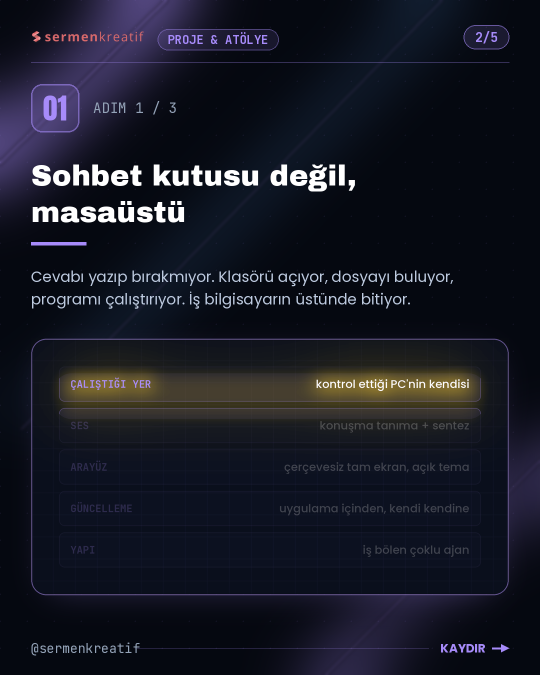
#> input picture 2026-09-29-atlas/2.png, 1080 x 1350 px, given in place of logo-yatay.png, which was not available (shown at 1/2 size)
$ python cekilis_afis.py ../2026-09-29-atlas/2.png
#> lines starting #> are read from the running program, lines starting #| are printed output that depends on the picture; pictures that were not available may be replaced by others from this repository, and a replacement may not be noted
### uret.py
#!/usr/bin/env python3
"""@sermenkreatif Instagram slayt üreticisi.

Kullanım:  python3 uret.py gonderi.json cikis_klasoru
JSON şeması için SEMA.md dosyasına bak.
"""
import json
import math
import os
import sys
from PIL import Image, ImageDraw, ImageFont, ImageFilter, ImageChops
from cizim import kutu, yuzey, golge

HERE = os.path.dirname(os.path.abspath(__file__))
F = os.path.join(HERE, "fonts") + "/"


def _srgb():
    """Instagram renk profilini yorumlamıyor; etiketsiz kare başka cihazda
    sönük çıkıyor. sRGB profilini kareye gömüyoruz."""
    try:
        from PIL import ImageCms
        return ImageCms.ImageCmsProfile(ImageCms.createProfile("sRGB")).tobytes()
    except Exception:
        return None


SRGB = _srgb()


def yaz(img, yol):
    """Kareyi diske yaz. Tek çıkış noktası burası.

    JPEG zorunlu: Instagram Graph API'si /media ucuna verilen görselde
    yalnız JPEG kabul ediyor, PNG'de kap oluşturma hata veriyor. Bu yüzden
    uzantı ne verilirse verilsin .jpg olarak yazılıyor.
    """
    kok = os.path.splitext(yol)[0] + ".jpg"
    img.convert("RGB").save(kok, "JPEG", quality=92, subsampling=0,
                            optimize=True, icc_profile=SRGB)
    return kok

W, H = 1080, 1350
GUT = 62
RIGHT = W - GUT

BG = (5, 8, 16)
PANEL = (10, 15, 28)
WHITE = (255, 255, 255)
MUTE = (148, 163, 184)
WIRE = (220, 230, 245)
BLUE = (96, 165, 250)
GREEN = (74, 222, 128)
ORANGE = (251, 146, 60)
YELLOW = (250, 204, 21)
RED = (255, 71, 102)
GREY = (150, 165, 195)

MOR = (167, 139, 250)
RENKLER = {"mavi": BLUE, "mor": MOR, "yesil": GREEN, "turuncu": ORANGE, "sari": YELLOW,
           "kirmizi": RED, "gri": GREY, "beyaz": WHITE}

THEMES = {
    "elektronik": {"accent": (34, 211, 238), "label": "ELEKTRONİK & IoT"},
    "3dbaski": {"accent": (255, 138, 60), "label": "3D BASKI"},
    "proje": {"accent": (167, 139, 250), "label": "PROJE & ATÖLYE"},
    # Kurumsal gönderiler: mağaza, servis ve baskı hizmeti. Markanın
    # kendi kırmızısı, teknik kategorilerden ilk bakışta ayrılsın diye.
    "kurumsal": {"accent": (244, 93, 90), "label": "SERMEN KREATİF"},
}
ACC = THEMES["elektronik"]["accent"]
LABEL = THEMES["elektronik"]["label"]


def theme(key):
    global ACC, LABEL
    ACC = THEMES[key]["accent"]
    LABEL = THEMES[key]["label"]


def anton(s):
    return ImageFont.truetype(F + "Anton-Regular.ttf", s)


def archivo(s):
    return ImageFont.truetype(F + "ArchivoBlack-Regular.ttf", s)


def pop(s, w="Regular"):
    return ImageFont.truetype(F + "Poppins-%s.ttf" % w, s)


def mono(s, bold=False):
    f = ImageFont.truetype(F + "JetBrainsMono.ttf", s)
    try:
        f.set_variation_by_name("Bold" if bold else "Regular")
    except Exception:
        pass
    return f


# [10 lines left out: function P, not called in this run]


PAL = {}


def _kar(c, t):
    return tuple(int(c[i] + (255 - c[i]) * t) for i in range(3))


def _koy(c, t):
    return tuple(int(c[i] * (1 - t)) for i in range(3))


CANLI = {
    "indigo":  ((46, 40, 128), (16, 12, 52), (255, 214, 102)),
    "kobalt":  ((18, 58, 146), (5, 20, 66), (94, 234, 212)),
    "okyanus": ((8, 84, 102), (3, 32, 50), (253, 224, 71)),
    "orman":   ((10, 84, 60), (3, 32, 28), (190, 242, 100)),
    "mor":     ((80, 30, 118), (26, 8, 50), (244, 114, 182)),
    "kiraz":   ((128, 24, 62), (46, 6, 28), (253, 186, 116)),
}


# [19 lines left out: function zemin_ayarla, not called in this run]


def _mod():
    return PAL.get("mod", "koyu") if PAL else "koyu"


def _P(k, d):
    v = PAL.get(k) if PAL else None
    return d if v is None else v


def FG():
    return _P("fg", WHITE)


def FG2():
    return _P("fg2", (205, 216, 232))


def SOFT():
    return _P("soluk", MUTE)


# [8 lines left out: function AC, not called in this run]


_SADE = {"v": False}


# [37 lines left out: functions sade_ayarla, RK, KC, UZER, not called in this run]


def WR():
    """İletken rengi — açık zeminde koyu mürekkep."""
    return (22, 32, 56) if _mod() == "acik" else WIRE


def PNL():
    """Panel dolgusu."""
    return (252, 253, 255) if _mod() == "acik" else PANEL


def ISIK(x):
    """Açık zeminde parıltı kısılır."""
    return x * 0.26 if _mod() == "acik" else x


def a(c, alpha):
    return tuple(c) + (int(255 * alpha),)


# [10 lines left out: functions over, glow, not called in this run]


# ---------------------------------------------------------------------- stil
# "duru"  — düz zemin, keskin kenar, parıltı yok (varsayılan)
# "neon"  — eski görünüm: çapraz huzmeler, metin parıltısı, panel halesi
STIL = "neon"


def stil_ayarla(ad):
    global STIL
    STIL = "neon" if ad == "neon" else "duru"


def _duru():
    return STIL == "duru"


# [4 lines left out: function metin_isik, not called in this run]


_logo = Image.open(os.path.join(HERE, "marka", "logo-yatay.png")).convert("RGBA")


# [1114 lines left out: functions bright_logo, _nokta, base, base_renkli, chrome, fit and 17 more, not called in this run]


GORSEL_DIZIN = os.path.join(HERE, "gorsel")


# [801 lines left out: functions gorsel_var, gorsel_yerlestir, _iso_bina, kapak_liste, _yer_tutucu, _perde and 15 more, not called in this run]


# ------------------------------------------------------------------ pano
PANO_RENK = {"mavi": ((22, 58, 120), (236, 243, 252)),
             "yesil": ((28, 110, 60), (235, 247, 239)),
             "turuncu": ((176, 74, 18), (253, 243, 234)),
             "mor": ((78, 42, 124), (243, 238, 252)),
             "kiraz": ((146, 28, 62), (253, 237, 242)),
             "gri": ((52, 60, 74), (240, 242, 246))}


# [250 lines left out: functions _pano_boy, _pano_kart, kapak_pano, hikaye_pano, not called in this run]


# [2 lines that do not run on import are left out]

### arac/cekilis_afis.py
#!/usr/bin/env python3
"""Çekiliş afişi — kampanya kapağı ve hikaye karesi.

Normal gönderi kapakları `uret.py` ile çıkıyor; kampanya afişi ayrı,
çünkü düzeni başka: dev başlık, konfeti, podyumda dört ürün, kural
kutusu ve alt şerit.

    python3 arac/cekilis_afis.py <klasor>

`<klasor>/1.jpg` ve `<klasor>/hikaye.jpg` dosyalarını yazıyor — yani
uret.py çalıştıktan SONRA çalıştırılıyor, kapağı o üzerine yazıyor.
"""
import math
import os
import random
import sys

from PIL import Image, ImageDraw, ImageFilter

KOK = os.path.dirname(os.path.dirname(os.path.abspath(__file__)))
sys.path.insert(0, KOK)
import uret as U                                         # noqa: E402

def makara(dosya, pay=1.24):
    """Kareden makarayı al — dördü aynı çapta ve tam görünsün.

    Makara daire; en büyük iç daireyi (uzaklık dönüşümünün tepesi) bulup
    merkezini ve yarıçapını oradan okuyoruz. Kırpma bu merkeze göre
    dikdörtgen: makaranın kendisi tam kalıyor, yanındaki basılmış parça
    dışarıda. Daire maskesi KULLANILMIYOR — makaralar açılı çekilmiş,
    maske kenarlarını kesip yarım gösteriyordu.
    """
    import numpy as np
    from scipy import ndimage
    yol = os.path.join(KOK, "gorsel", "urun", "kesik-%s.png" % dosya)
    if not os.path.exists(yol):
        return None
    im = Image.open(yol).convert("RGBA")
    al = (np.asarray(im.split()[-1]) > 24).astype(np.uint8)
    u = ndimage.distance_transform_edt(al)
    cy, cx = np.unravel_index(int(np.argmax(u)), u.shape)
    r = float(u.max())
    kutu = (int(cx - r * pay), int(cy - r * pay),
            int(cx + r * pay), int(cy + r * pay))
    kare = Image.new("RGBA", (kutu[2] - kutu[0], kutu[3] - kutu[1]),
                     (0, 0, 0, 0))
    kare.alpha_composite(im, (-kutu[0], -kutu[1]))
    return kare


URUN = [("1 Adet", "Silk Blue", "cekilis-silk-blue"),
        ("1 Adet", "TPU · Black", "cekilis-tpu-siyah"),
        ("1 Adet", "PETG · Blue", "cekilis-petg-mavi"),
        ("1 Adet", "ABS · Blue", "cekilis-abs-mavi")]

KURAL = ["Sayfamızı takip edin (@sermenkreatif)",
         "Bu gönderiyi beğenin",
         "Yoruma ne basacağınızı yazın"]

LACI = (6, 20, 56)
KOYU = (3, 10, 30)
MAVI = (38, 130, 235)
ACIK = (120, 200, 255)
ALTIN = (247, 196, 62)
BEYAZ = (255, 255, 255)


def a(renk, op):
    return renk + (int(255 * op),)


# ------------------------------------------------------------- zemin
def zemin(W, H):
    img = Image.new("RGB", (W, H), LACI)
    d = ImageDraw.Draw(img)
    for y in range(H):                      # dikey geçiş
        t = y / float(H)
        k = 1 - abs(t - 0.38) * 1.5
        c = tuple(int(KOYU[i] + (LACI[i] - KOYU[i]) * max(0.0, k) +
                      (MAVI[i] - LACI[i]) * max(0.0, k) * 0.30)
                  for i in range(3))
        d.line([(0, y), (W, y)], fill=c)

    kat = Image.new("RGBA", (W, H), (0, 0, 0, 0))
    g = ImageDraw.Draw(kat)
    rnd = random.Random(7)
    for _ in range(26):                     # devre yolları
        x, y = rnd.randrange(W), rnd.randrange(H)
        yon = rnd.choice([(1, 0), (0, 1)])
        for _ in range(rnd.randint(2, 4)):
            u = rnd.randint(60, 190)
            x2, y2 = x + yon[0] * u, y + yon[1] * u
            g.line([(x, y), (x2, y2)], fill=a(ACIK, 0.13), width=3)
            g.ellipse([x2 - 5, y2 - 5, x2 + 5, y2 + 5], outline=a(ACIK, 0.2),
                      width=3)
            x, y = x2, y2
            yon = (yon[1], yon[0])
    img.paste(Image.alpha_composite(img.convert("RGBA"), kat).convert("RGB"))

    par = Image.new("RGBA", (W, H), (0, 0, 0, 0))     # merkez ışığı
    pg = ImageDraw.Draw(par)
    pg.ellipse([-W * 0.3, -H * 0.25, W * 1.3, H * 0.75], fill=a(MAVI, 0.26))
    par = par.filter(ImageFilter.GaussianBlur(160))
    return Image.alpha_composite(img.convert("RGBA"), par)


def konfeti(img, tohum=3, adet=90, bitis=0.42, bosluk=None):
    """Konfeti yalnız üst bantta; etiket bandına girmiyor, yazı okunsun."""
    W, H = img.size
    kat = Image.new("RGBA", (W, H), (0, 0, 0, 0))
    rnd = random.Random(tohum)
    for _ in range(adet):
        x, y = rnd.randrange(W), rnd.randrange(int(H * bitis))
        if bosluk and any(b0 <= y <= b1 for b0, b1 in bosluk):
            continue
        w, h = rnd.randint(9, 20), rnd.randint(16, 34)
        renk = rnd.choice([ALTIN, BEYAZ, ACIK, (255, 164, 60)])
        parca = Image.new("RGBA", (w, h), a(renk, rnd.uniform(0.55, 0.95)))
        parca = parca.rotate(rnd.randrange(360), expand=True,
                             resample=Image.BICUBIC)
        kat.alpha_composite(parca, (x, y))
    img.alpha_composite(kat)


# [5 lines left out: function isilti, not called in this run]


def golgeli_yazi(img, xy, metin, font, dolgu, kenar=(2, 8, 28), kalin=6,
                 hiza="mm"):
    kat = Image.new("RGBA", img.size, (0, 0, 0, 0))
    g = ImageDraw.Draw(kat)
    g.text((xy[0], xy[1] + 7), metin, font=font, fill=a(kenar, 0.55),
           anchor=hiza, stroke_width=kalin, stroke_fill=a(kenar, 0.55))
    img.alpha_composite(kat.filter(ImageFilter.GaussianBlur(7)))
    d = ImageDraw.Draw(img)
    d.text(xy, metin, font=font, fill=dolgu, anchor=hiza,
           stroke_width=kalin, stroke_fill=kenar)


# ------------------------------------------------------------- parçalar
def urun_sirasi(img, ust, yuk, kucuk=False):
    """Dört ürünü podyumların üstüne diz, etiketlerini yaz."""
    W = img.size[0]
    pay = W / 4.0
    fk = U.pop(23 if not kucuk else 21, "SemiBold")
    fb = U.pop(27 if not kucuk else 25, "Bold")
    d = ImageDraw.Draw(img)
    for i, (adet, ad, dosya) in enumerate(URUN):
        cx = pay * i + pay / 2
        d.text((cx, ust), adet, font=fk, fill=a(BEYAZ, 0.82)[:3], anchor="mm")
        d.text((cx, ust + 34), ad, font=fb, fill=BEYAZ, anchor="mm")

        im = makara(dosya)
        if im is None:                       # fotoğrafı olmayan ürün
            taban = ust + 70 + yuk
            cap = int(min(pay - 60, yuk * 0.82))
            kat = Image.new("RGBA", img.size, (0, 0, 0, 0))
            kg = ImageDraw.Draw(kat)
            kg.ellipse([cx - cap / 2, taban - cap, cx + cap / 2, taban],
                       outline=a(ACIK, 0.55), width=5)
            kg.ellipse([cx - cap / 6, taban - cap * 0.66,
                        cx + cap / 6, taban - cap * 0.34],
                       outline=a(ACIK, 0.45), width=5)
            kg.text((cx, taban - cap / 2 + cap * 0.42), "fotoğraf bekleniyor",
                    font=U.pop(19, "Medium"), fill=a(BEYAZ, 0.6), anchor="mm")
            img.alpha_composite(kat)
            continue
        k = min((pay - 44) / im.width, yuk / im.height)
        im = im.resize((max(1, int(im.width * k)), max(1, int(im.height * k))),
                       Image.LANCZOS)
        y0 = ust + 70
        taban = y0 + yuk
        isilti(img, [cx - pay * 0.42, taban - 46, cx + pay * 0.42, taban + 42],
               MAVI, 0.5, 42)
        pod = Image.new("RGBA", img.size, (0, 0, 0, 0))
        pg = ImageDraw.Draw(pod)
        pg.ellipse([cx - pay * 0.36, taban - 20, cx + pay * 0.36, taban + 26],
                   fill=a(ACIK, 0.30))
        pg.ellipse([cx - pay * 0.30, taban - 14, cx + pay * 0.30, taban + 18],
                   fill=a(BEYAZ, 0.22))
        img.alpha_composite(pod)
        img.alpha_composite(im, (int(cx - im.width / 2),
                                 int(taban - im.height)))


def kural_kutusu(img, y, genislik=None, fs=30):
    W = img.size[0]
    gen = genislik or int(W * 0.86)
    x0 = (W - gen) // 2
    h = 56 * len(KURAL) + 34
    kat = Image.new("RGBA", img.size, (0, 0, 0, 0))
    g = ImageDraw.Draw(kat)
    g.rounded_rectangle([x0, y, x0 + gen, y + h], radius=26,
                        fill=a(KOYU, 0.55), outline=a(ACIK, 0.35), width=3)
    img.alpha_composite(kat)
    d = ImageDraw.Draw(img)
    f = U.pop(fs, "SemiBold")
    yy = y + 17
    for k in KURAL:
        d.ellipse([x0 + 34, yy + 20, x0 + 48, yy + 34], fill=ALTIN)
        d.text((x0 + 66, yy + 27), k, font=f, fill=BEYAZ, anchor="lm")
        yy += 56
    return y + h


def alt_serit(img, y, sol, sag, fs=29):
    W = img.size[0]
    gen = int(W * 0.86)
    x0 = (W - gen) // 2
    kat = Image.new("RGBA", img.size, (0, 0, 0, 0))
    g = ImageDraw.Draw(kat)
    g.rounded_rectangle([x0, y, x0 + gen, y + 74], radius=20,
                        fill=a(ALTIN, 0.16), outline=a(ALTIN, 0.85), width=3)
    img.alpha_composite(kat)
    d = ImageDraw.Draw(img)
    f = U.pop(fs, "Bold")
    d.text((x0 + 34, y + 37), sol, font=f, fill=ALTIN, anchor="lm")
    d.text((x0 + gen - 34, y + 37), sag, font=f, fill=ALTIN, anchor="rm")
    orta = x0 + gen / 2
    d.line([(orta, y + 16), (orta, y + 58)], fill=a(ALTIN, 0.5), width=2)


def logo(img, y):
    W = img.size[0]
    lg = U._logo.copy()
    k = 300.0 / lg.width
    lg = lg.resize((300, max(1, int(lg.height * k))), Image.LANCZOS)
    img.alpha_composite(lg, ((W - lg.width) // 2, y))
    return y + lg.height


# ------------------------------------------------------------- afişler
def gonderi(yol, son=False):
    W, H = 1080, 1350
    img = zemin(W, H)
    konfeti(img, bitis=0.40, bosluk=[(40, 130), (430, 545)])
    d = ImageDraw.Draw(img)

    logo(img, 52)
    f1 = U.anton(158)
    f2 = U.anton(150)
    golgeli_yazi(img, (W / 2, 232), "SON GÜN" if son else "BÜYÜK", f1, BEYAZ)
    golgeli_yazi(img, (W / 2, 372), "ÇEKİLİŞ!", f2, ALTIN)

    d = ImageDraw.Draw(img)
    d.text((W / 2, 516),
           "BU GECE 23.59'DA KAPANIYOR" if son else "DÖRT MAKARA · TEK KAZANAN",
           font=U.mono(28, True), fill=a(ACIK, 0.95)[:3], anchor="mm")

    urun_sirasi(img, 566, 286)
    alt = kural_kutusu(img, 975)
    alt_serit(img, alt + 22, "TEK KAZANAN · 4 MAKARA",
              "BUGÜN SON" if son else "SÜRE: 4 GÜN")

    d = ImageDraw.Draw(img)
    d.text((W / 2, 1312),
           "Yarın üç finalist hikayede, kazananı anket seçiyor" if son
           else "Kazananı 16 Ekim'de takipçi anketi seçiyor",
           font=U.pop(24, "Medium"), fill=a(BEYAZ, 0.72)[:3], anchor="mm")
    U.yaz(img, yol)


def hikaye(yol):
    W, H = 1080, 1920
    img = zemin(W, H)
    konfeti(img, tohum=11, adet=130, bitis=0.42,
            bosluk=[(240, 360), (740, 840)])

    logo(img, 258)
    golgeli_yazi(img, (W / 2, 486), "BÜYÜK", U.anton(168), BEYAZ)
    golgeli_yazi(img, (W / 2, 648), "ÇEKİLİŞ!", U.anton(160), ALTIN)

    d = ImageDraw.Draw(img)
    d.text((W / 2, 794), "DÖRT MAKARA · TEK KAZANAN",
           font=U.mono(30, True), fill=a(ACIK, 0.95)[:3], anchor="mm")

    urun_sirasi(img, 846, 352)
    alt = kural_kutusu(img, 1346, fs=31)
    alt_serit(img, alt + 34, "TEK KAZANAN · 4 MAKARA", "SÜRE: 4 GÜN", fs=30)

    d = ImageDraw.Draw(img)
    d.text((W / 2, 1724), "Son gün 15 Ekim 23.59",
           font=U.pop(34, "Bold"), fill=BEYAZ, anchor="mm")
    d.text((W / 2, 1776), "Kazananı 16 Ekim'de takipçi anketi seçiyor",
           font=U.pop(26, "Medium"), fill=a(BEYAZ, 0.75)[:3], anchor="mm")
    U.yaz(img, yol)


def main():
    arg = [x for x in sys.argv[1:] if not x.startswith("--")]
    klasor = arg[0] if arg else "2026-10-12-cekilis-duyuru"
    son = "--son" in sys.argv          # son gün sürümü
    U.theme("3dbaski")
    gonderi(os.path.join(KOK, klasor, "1.jpg"), son=son)
#> in zemin, `return Image.alpha_composite(img.convert("RGBA"), par)`:
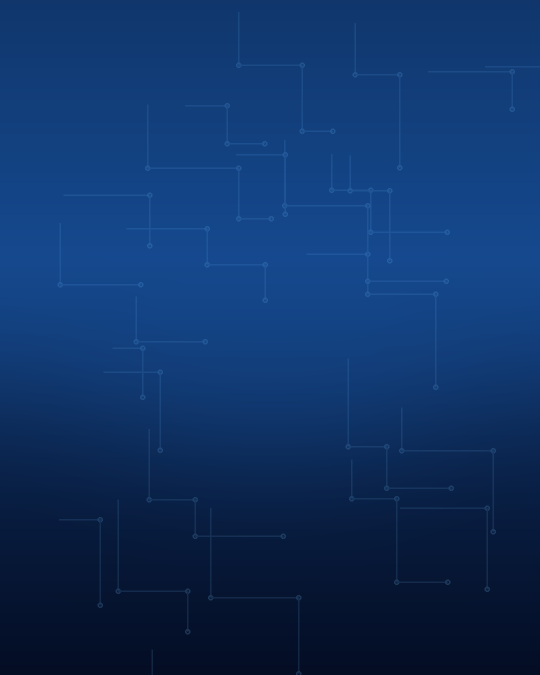
#> returned value: PIL image 1080x1350 RGBA (shown at 1/2 size); mean R, G, B, A 14.6, 50.1, 101.2, 255
#> the loop in konfeti, `for _ in range(adet):` made 90 passes
#> renk on passes 1, 2, 3, 5, 7, 8, 9, 10: (247, 196, 62), (255, 164, 60), (247, 196, 62), (255, 164, 60), (255, 255, 255), (255, 164, 60), (120, 200, 255), (247, 196, 62)
#> after the loop in konfeti, `for _ in range(adet):`:
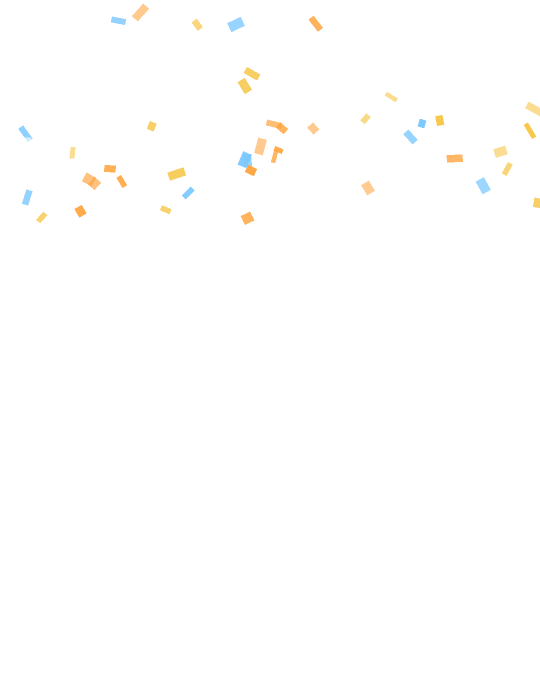
#> kat: PIL image 1080x1350 RGBA (shown at 1/2 size); mean R, G, B, A 2.9, 2.6, 1.8, 2.5; transparent parts drawn white
#> after the loop in kural_kutusu, `for k in KURAL:`: yy = 1160
#> in gonderi, `alt = kural_kutusu(img, 975)`: alt = 1177
    if not son:
        hikaye(os.path.join(KOK, klasor, "hikaye.jpg"))
#> call 2 of zemin, with W = 1080, H = 1920
#> in zemin (call 2), `img = Image.new("RGB", (W, H), LACI)`:
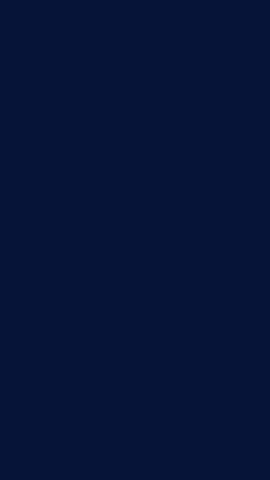
#> img: PIL image 1080x1920 RGB (shown at 1/4 size); mean R, G, B 6, 20, 56
#> the loop in zemin (call 2), `for _ in range(26):` made 26 passes
#> in zemin (call 2), `img.paste(Image.alpha_composite(img.convert("RGBA"), kat).convert("RGB..`:
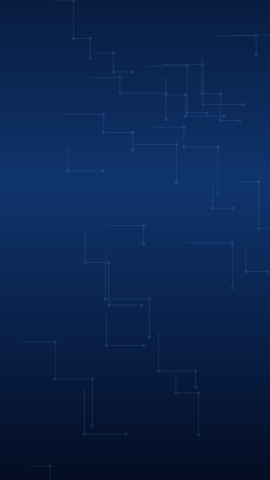
#> img: PIL image 1080x1920 RGB (shown at 1/4 size); mean R, G, B 10.3, 35.8, 78
#> in zemin (call 2), `par = par.filter(ImageFilter.GaussianBlur(160))`:
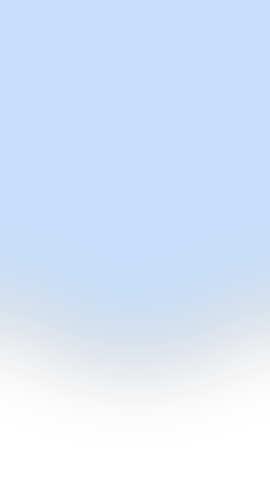
#> par: PIL image 1080x1920 RGBA (shown at 1/4 size); mean R, G, B, A 27.1, 92.6, 167.5, 47; transparent parts drawn white
#> in zemin (call 2), `return Image.alpha_composite(img.convert("RGBA"), par)`:
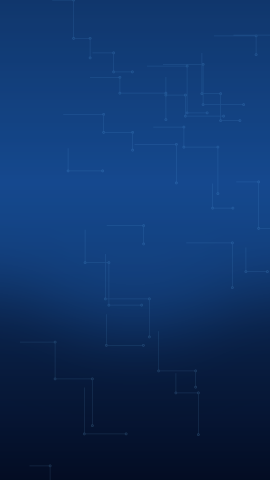
#> returned value: PIL image 1080x1920 RGBA (shown at 1/4 size); mean R, G, B, A 14.6, 50.5, 102.1, 255
#> call 2 of konfeti, with tohum = 11, adet = 130, bitis = 0.42
#> the loop in konfeti (call 2), `for _ in range(adet):` made 130 passes
#> after the loop in konfeti (call 2), `for _ in range(adet):`:
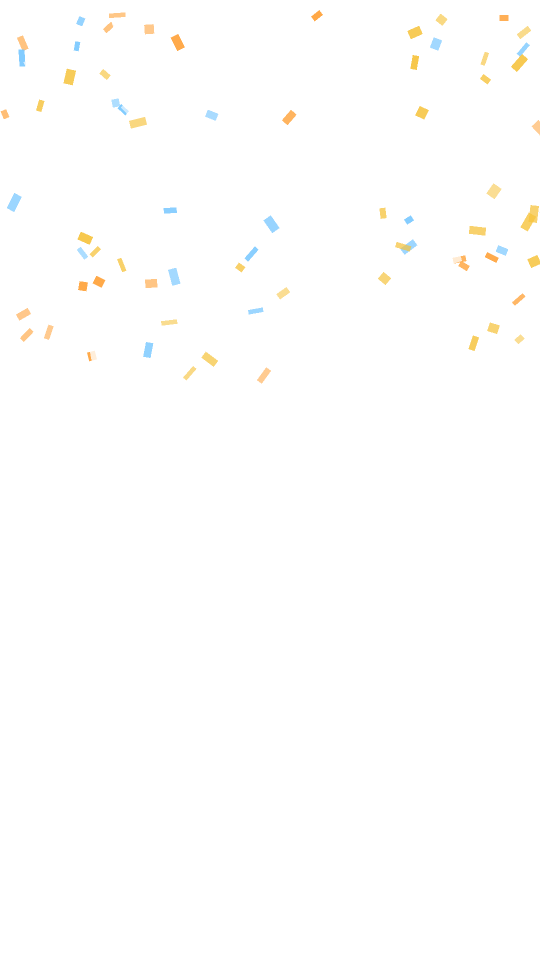
#> kat: PIL image 1080x1920 RGBA (shown at 1/2 size); mean R, G, B, A 4, 3.6, 2.7, 3.3; transparent parts drawn white
#> in hikaye, `alt = kural_kutusu(img, 1346, fs=31)`: alt = 1548
    print("afiş yazıldı: %s/1.jpg ve hikaye.jpg" % klasor)


if __name__ == "__main__":
    main()
